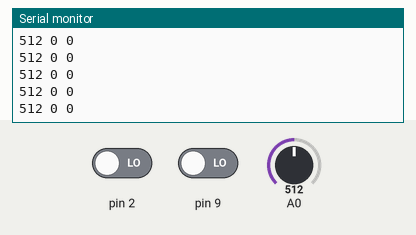
Simulated run of this sketch. Board: Arduino Uno, built with avr-gcc and run on an emulated ATmega328P. On the bench: the last lines printed to the serial monitor. The test bench sets the inputs (shaded band); at power-on: A0 = 512, pin 2 LOW, pin 9 LOW.

Above: at 1.2 s.
1.3 s: A0 set to 107
At 2.3 s:
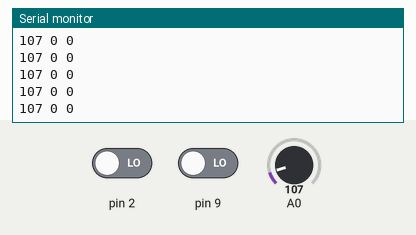
2.8 s: A0 set to 95
At 3.3 s:
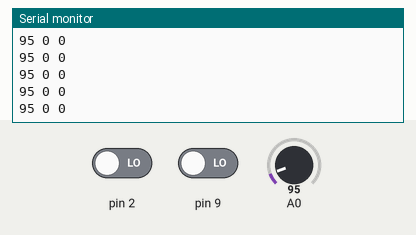
5.8 s: A0 set to 11
At 6.7 s:
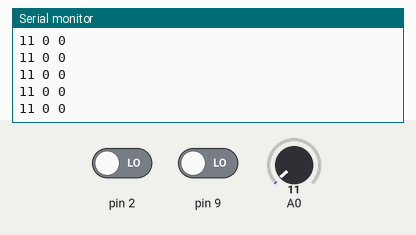
7.3 s: A0 set to 8
At 8.0 s:
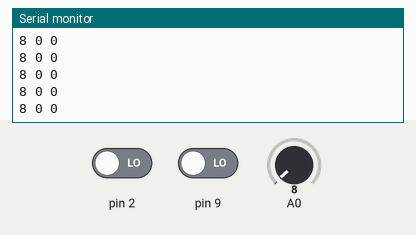
Timing chart, 0 to 10.3 s (numbered marks = the images above; inputs shaded):
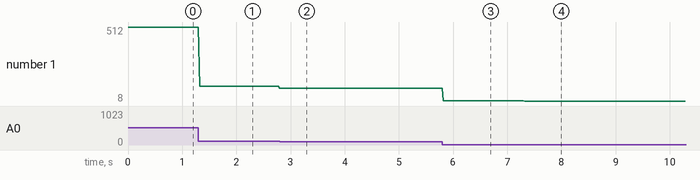

Measured:
- after the input at 1.3 s, the serial monitor: prints a new line at once (image 1)
- after the input at 2.8 s, the serial monitor: prints a new line at once (image 2)
- after the input at 5.8 s, the serial monitor: prints a new line at once (image 3)
- after the input at 7.3 s, the serial monitor: prints a new line at once (image 4)
- plotted number 1: 512 → 107 after the input at 1.3 s, 107 → 95 after the input at 2.8 s, 95 → 11 after the input at 5.8 s, 11 → 8 after the input at 7.3 s

The sketch:

serial_to_pd_to_osc_GNM_1.ino
```cpp
/*
 * forwards to sensor values to pure data where readings are taken on A0
 * all credits to http://hacklab.recyclism.com/workshops/arduino-to-pd-serial/
 */
 void setup() {
  Serial.begin(9600);
    pinMode(2, INPUT);
    pinMode(9, INPUT);
 }

 void loop() {
   int switch1 = digitalRead(2);
   int switch2 = digitalRead(9);
   int analogValue1 = analogRead(0);

   Serial.print(analogValue1, DEC);
   delay(5);
   Serial.print(" ");
   delay(5);
   Serial.print(switch1, DEC);
   delay(5);
    Serial.print(" ");
   delay(5);
   Serial.print(switch2, DEC);
   Serial.println();
   delay(5);
 }
/* to add more sensor simply add more Serial.print();
and make sure to add a Serial.print(" "); in between
and use Serial.println(); for the last sensor value
*/
```
